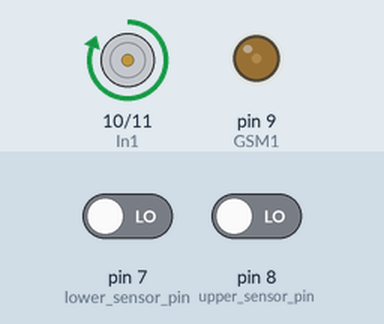
This sketch was run on a simulated Arduino Uno, built with avr-gcc and run on an emulated ATmega328P. On the bench: motor-driver pin pairs drawn as motors (green arrow = first pin HIGH = forward, orange = second pin HIGH = backward, longer = more drive), output pins drawn as LEDs (lit = HIGH). The test bench sets the inputs (shaded band); at power-on: pin 8 (upper_sensor_pin) LOW, pin 7 (lower_sensor_pin) LOW.

Above: at 4.2 s.
4.3 s: pin 8 (upper_sensor_pin) driven HIGH
At 7.8 s:
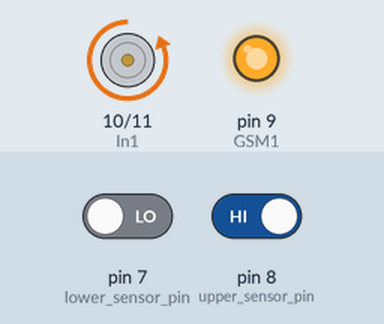
At 10.4 s:
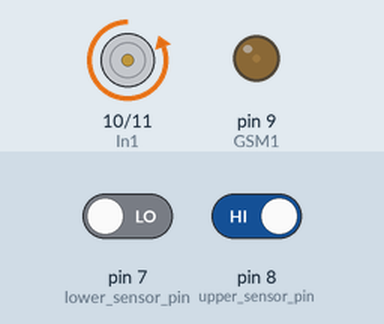
Timing chart, 0 to 11.9 s (numbered marks = the images above; inputs shaded):
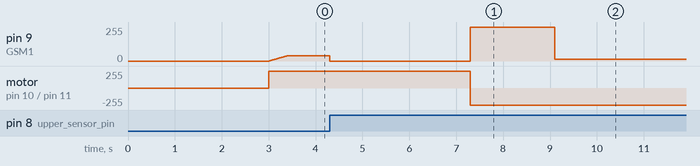

The sketch:

free_fall.ino
```cpp
int max_up_speed = 40;
int max_down_speed = 255;
int min_down_speed = 15;
int pause_time = 3000;
int falling_time = 1800;

const int GSM1 = 9;
const int upper_sensor_pin = 8;
const int lower_sensor_pin = 7;
#define In1 10
#define In2 11

void setup() {
  pinMode(In1, OUTPUT);
  pinMode(In2, OUTPUT);
  pinMode(GSM1, OUTPUT);
  pinMode(upper_sensor_pin, INPUT);
  pinMode(lower_sensor_pin, INPUT);
  Serial.begin(9600);
}

void loop() {
  delay(pause_time);
  up();
  while (true) {
    if (digitalRead(upper_sensor_pin) == HIGH) {
      analogWrite(GSM1, 0);
      break;
    }
  }
  delay(pause_time);
  down();
  while (true) {
    if (digitalRead(lower_sensor_pin) == HIGH) {
      analogWrite(GSM1, 0);
      digitalWrite(In1, LOW);
      digitalWrite(In2, LOW);
      break;
    }
  }
  delay(pause_time);
}

void up() {
  digitalWrite(In1, HIGH);
  digitalWrite(In2, LOW);
  for (int i = 0; i <= max_up_speed; i += 1) {
    analogWrite(GSM1, i);
    delay(10);
  }
}

void down() {
  digitalWrite(In1, LOW);
  digitalWrite(In2, HIGH);
  analogWrite(GSM1, max_down_speed);
  delay(falling_time);
  analogWrite(GSM1, min_down_speed);
}
```

Measured:
- after the input at 4.3 s, pin 9 (GSM1): 40/255 → 0/255 at once, → 255/255 3.0 s later, → 15/255 1.8 s later; motor on pin 10 (In1) / pin 11 (In2): forward 255/255 → backward 255/255 after 3.0 s
